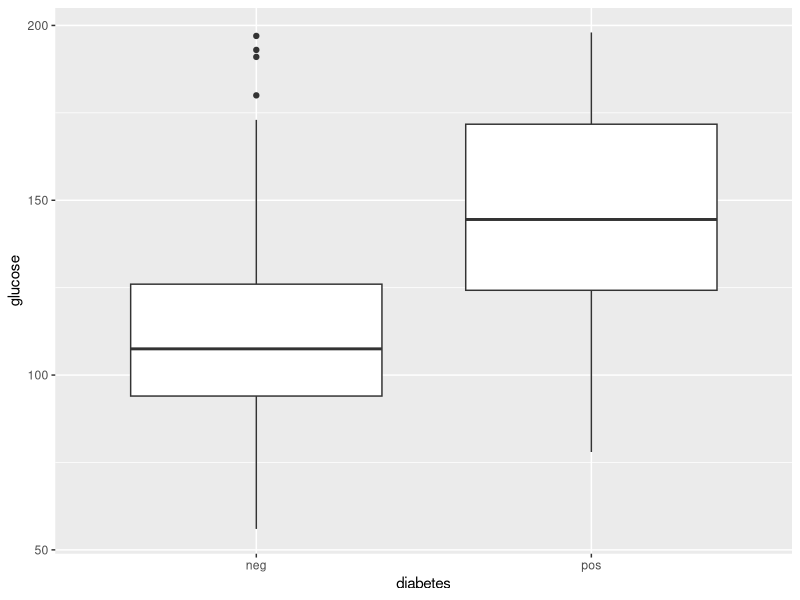

Here is the R script that generated this plot: (Note: this script raises an error after producing the figure.)
install.packages("dplyr")
library(dplyr)
install.packages("mlbench")
library(mlbench)
install.packages("ggplot2")
library(ggplot2)
install.packages("corrplot")
library(corrplot)
install.packages("caret")
library(caret)
install.packages("class")
library(class)
install.packages("e1071")
library(e1071)

data(PimaIndiansDiabetes2)
PimaIndiansDiabetes2
#prepare data - Since some of the data provided is incomplete, we have removed those incomplete cases to form a complete data set.
PI <-PimaIndiansDiabetes2[complete.cases(PimaIndiansDiabetes2),]
PI1 = PI[-9]

#Boxplot for dataset
PI%>%ggplot(aes(x=diabetes, y=glucose)) + geom_boxplot()

#matrix scatter plot
pairs.panels(PI[,-10],
             method = "pearson", # correlation method
             hist.col = "steelblue",
             pch = 21, bg = c("pink", "light green", "light blue"),
             density = TRUE, # show density plots
             ellipses = FALSE # show correlation ellipses
)

#knn regression
#Split the data into training and test sets
set.seed(100)
training.idx <- sample(1: nrow(PI1), nrow(PI1)*0.8)
train.data <- PI1[training.idx, ]
test.data <- PI1[-training.idx, ]

# Fit the model on the training set. what number to put instead of 10? result or diabetes
library(caret)
set.seed(101)
model.knn <- train(
  glucose~., data = train.data, method = "knn",
  trControl = trainControl("cv", number = 10),
  preProcess = c("center","scale"),
  tuneLength = 10
)

# Best tuning parameter k that minimize the RMSE
model.knn$bestTune
#[k=11]

# Make predictions based on the test data
predictions<-predict(model.knn, test.data)
head(predictions)

# Compute the prediction error RMSE
RMSE(predictions, test.data$glucose)
#[output= 21.34912]


#Prediction- linear regression
set.seed(100)
training.idx <- sample(1: nrow(PI1), nrow(PI1)*0.8)
train.data <- PI1[training.idx, ]
test.data <- PI1[-training.idx, ]

#Prediction : Linear Regression
lmodel<- lm(glucose ~., data = train.data)
summary(lmodel)

RMSE(predictions, test.data$glucose)
#rmse = 21.0049

#create multiple plots on the same page
par(mfrow=c(2,2))
plot(lmodel)

#Visualize the correlation between the outcome medv and each predictor
corrplot(cor(train.data), type="upper", method="color",addCoef.col = "black",number.cex = 0.6)

#remove the outlier
PI2<-PI1[-c(585),]
set.seed(100)
training1.idx <- sample(1: nrow(PI2), size=nrow(PI2)*0.8)
train.data1 <- PI2[-training.idx,]
test.data1 <- PI2[-training.idx, ]
#second order term is added
lmodel1=lm(glucose
           ~I(insulin^2)+I(age^2)+I(insulin*age)+pregnant+pressure+triceps+insulin+mass+pedigree+age, data= train.data1)
summary(lmodel1)
predictions1 <- predict(lmodel1, test.data1)
RMSE(predictions1, test.data1$glucose)
par(mfrow=c(2,2))
plot(lmodel1)
#18.74496

#logistic classification
PI_numeric=PI
PI_numeric[,1:8]<- sapply(PI[,1:8], as.numeric)
PI_numeric
PI_numeric<-PI_numeric%>%mutate(result=factor(ifelse(diabetes=="pos", 1,0)))%>%select(-diabetes)

set.seed(100)
training.idx <- sample(1: nrow(PI_numeric), size=nrow(PI_numeric)*0.8)
train.data <-PI_numeric[training.idx, ]
test.data <- PI_numeric[-training.idx, ]
mlogit <- glm(result ~., data = train.data, family = "binomial")
summary(mlogit)

Pred.p <-predict(mlogit, newdata =test.data, type = "response")
result_pred_num <-ifelse(Pred.p > 0.5, 1, 0)
result_pred <-factor(result_pred_num, levels=c(0, 1))
mean(result_pred ==test.data$result )
tab <-table(result_pred,test.data$result)
tab

#Knn Classification
nor <-function(x) { (x -min(x))/(max(x)-min(x)) }
PI_numeric[,1:8] <- sapply(PI_numeric[,1:8], nor)
set.seed(100)
training.idx <- sample(1: nrow(PI_numeric), size=nrow(PI_numeric)*0.8)
train.data <-PI_numeric[training.idx, ]
test.data <- PI_numeric[-training.idx, ]

library(class)
set.seed(101)
knn1<-knn(train.data[,1:8], test.data[,1:8], cl=train.data$result, k=2)
mean(knn1 ==test.data$result)
table(knn1,test.data$result)

#try for a better k
ac<-rep(0, 30)
for(i in 1:30){
  set.seed(101)
  knn.i<-knn(train.data[,1:8], test.data[,1:8], cl=train.data$result, k=i)
  ac[i]<-mean(knn.i ==test.data$result)
  cat("k=", i, " accuracy=", ac[i], "\n")
}
plot(ac, type="b", xlab="K",ylab="Accuracy")

set.seed(101)
knn2<-knn(train.data[,1:8], test.data[,1:8], cl=train.data$result, k=24)
mean(knn2 ==test.data$result)
table(knn2,test.data$result)

#SVM Classification
#split the data
set.seed(100)
training.idx <- sample(1: nrow(PI_numeric), size=nrow(PI_numeric)*0.8)
train.data <-PI_numeric[training.idx, ]
test.data <- PI_numeric[-training.idx, ]

#svm classification
library(e1071)
set.seed(100)
m.svm<-svm(result~., data = train.data, kernel = "linear")
summary(m.svm)

#predict newdata in test set
pred.svm <- predict(m.svm, newdata=test.data[,1:8])

#evaluate classification performance and check accuracy
table(pred.svm, test.data$result)
mean(pred.svm ==test.data$result)

#improve the model
set.seed(100)
m.svm.tune<-tune.svm(result~., data=train.data, kernel="radial", cost=10^(-1:2), gamma=c(.1,.5,1,2))
summary(m.svm.tune)

#visualize results of parameter tuning
plot(m.svm.tune)

#confusion matrix and accuracy
best.svm = m.svm.tune$best.model
pred.svm.tune = predict(best.svm, newdata=test.data[,1:8])
table(pred.svm.tune, test.data$result)
mean(pred.svm.tune ==test.data$result)

#In this case, the linear kernel gives a better classification as compared to the radial kernel. This could be due to the way the data is scattered. Hence, we see that SVM with linear kernel classifies over 79% of the patients correctly into diabetic and non-diabetic.
